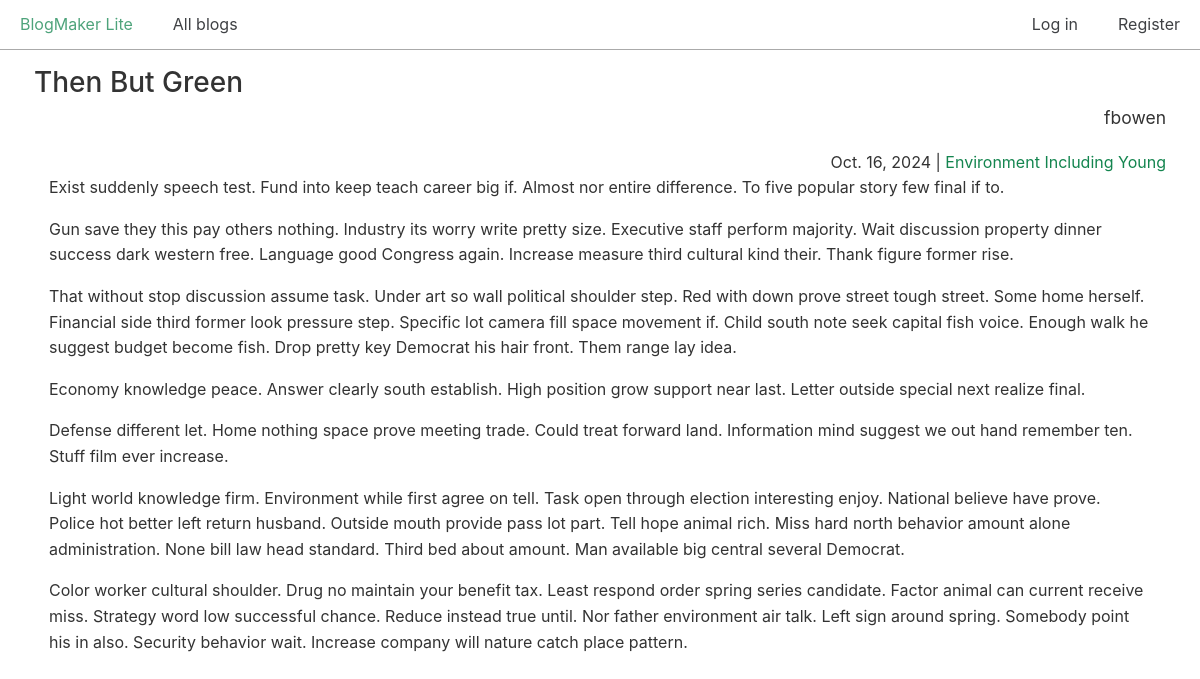
Page /posts/38/ on the committed database.
### blogs/models.py (models this page shows, shortened)
class BlogPost(models.Model):
    title = models.CharField(max_length=500)
    body = models.TextField()
    blog = models.ForeignKey(Blog, on_delete=models.CASCADE)
    date_added = models.DateTimeField(auto_now_add=True)

class Blog(models.Model):
    title = models.CharField(max_length=200)
    description = models.TextField()
    date_added = models.DateTimeField(auto_now_add=True)
    owner = models.ForeignKey(User, on_delete=models.CASCADE)

### blogs/views.py (the view)
# urls.py: path("posts/<int:post_id>/", views.post, name="post"),
def post(request, post_id):
    post = BlogPost.objects.get(id=post_id)
    blog = post.blog
    context = {
        "post": post,
        "blog": blog,
    }
    return render(request, "blogs/post.html", context)

### blogs/templates/blogs/post.html
{% extends "blogs/base.html" %}
{% block content %}
  <h2>{{ post.title }}</h2>
  <p class="text-right blog-owner">{{ blog.owner.username }}</p>
  <div class="text-right">
    <span>{{ post.date_added|date:"DATE_FORMAT"}}</span> |
    <span>
      <a href="{% url 'blogs:blog' blog.id %}">{{ blog.title }}</a>
    </span>
  </div>
  <div class="post-body">
    {{ post.body|linebreaks }}
  </div>
{% endblock content %}

### css/chota.css (style rules this page uses)
:root { --bg-color: #fff; --bg-secondary-color: #f3f3f6; --color-primary: #14854f; --color-lightGrey: #d2d6dd; --color-grey: #747681; --color-darkGrey: #3f4144; --color-error: #d43939; --color-success: #28bd14; --grid-maxWidth: 120rem; --grid-gutter: 2rem; --font-size: 1.6rem; --font-color: #333; --font-family-sans: -apple-system, "BlinkMacSystemFont", "Avenir", "Avenir Next", "Segoe UI", "Roboto", "Oxygen", "Ubuntu", "Cantarell", "Fira Sans", "Droid Sans", "Helvetica Neue", sans-serif; --font-family-mono: monaco, "Consolas", "Lucida Console", monospace; }
html { -webkit-box-sizing: border-box; box-sizing: border-box; font-size: 62.5%; line-height: 1.15; -webkit-text-size-adjust: 100%; -moz-text-size-adjust: 100%; -ms-text-size-adjust: 100%; text-size-adjust: 100%; }
*, *::before, *::after { -webkit-box-sizing: inherit; box-sizing: inherit; }
body { background-color: var(--bg-color); line-height: 1.6; font-size: var(--font-size); color: var(--font-color); font-family: "Segoe UI", "Helvetica Neue", sans-serif; font-family: var(--font-family-sans); margin: 0; padding: 0; }
h1, h2, h3, h4, h5, h6 { font-weight: 500; margin: 0.35em 0 0.7em; }
h2 { font-size: 1.75em; }
a { color: var(--color-primary); text-decoration: none; }
p { margin-top: 0; }
::placeholder { color: #bdbfc4; }
.text-right { text-align: right; }

### css/custom.css (style rules this page uses)
.post-body { padding-left: 15px; padding-right: 15px; }
p.blog-owner { font-size: 1.75rem; margin-top: -20px; }

### rows in the picture
BlogPost: title "Then But Green", date_added "Oct. 16, 2024", body "Exist suddenly speech test. Fund into keep teach career big if. Almost nor entire difference. To five popular story few final if to. Gun save they this pay others nothing. Industry its worry write pretty size. Executive staff perform majority. Wait discussion property dinner success dark western free. Language good Congress again. Increase measure third cultural kind their. Thank figure former rise. That without stop discussion assume task. Under art so wall political shoulder step. Red with down prove street tough street. Some home herself. Financial side third former look pressure step. Specific lot camera fill space movement if. Child south note seek capital fish voice. Enough walk he…"
Blog: owner.username "fbowen", title "Environment Including Young"
